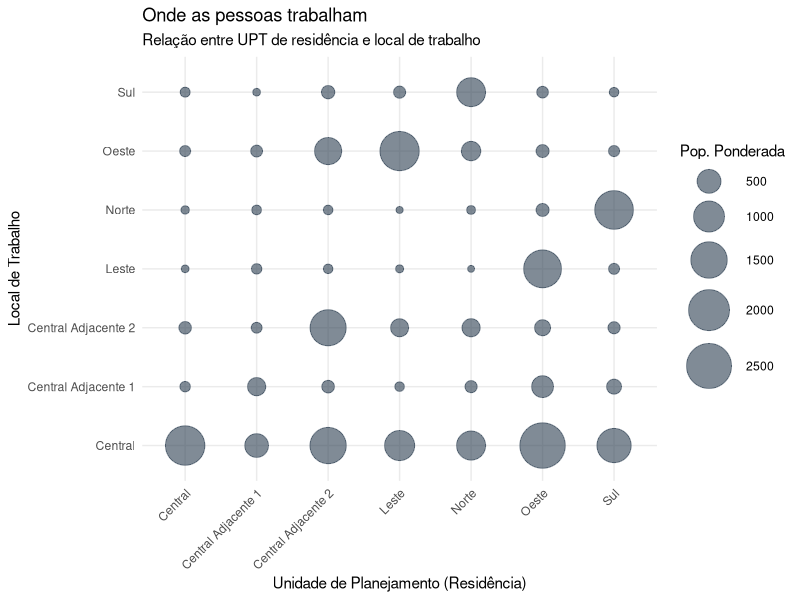
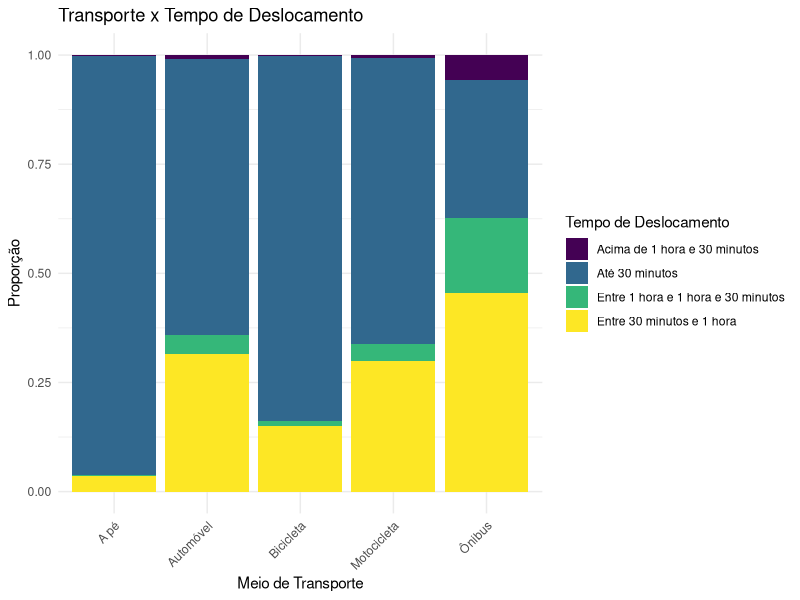

These figures' R source, in order:
# Pacotes necessários
library(tidyverse)

# 1. Carregamento dos dados
base_final <- read.csv2("base_final.csv")
# Corrige o formato decimal e garante tipagem numérica
base_final <- base_final %>%
  mutate(
    peso_upt = as.numeric(gsub(",", ".", peso_upt)),
    renda = as.numeric(gsub(",", ".", renda))
  )


# Onde as pessoas trabalham por UPT de residência
dados_bolhas <- base_final %>%
  group_by(unidade_planejamento, local_trabalho) %>%
  summarise(n = sum(peso_upt, na.rm = TRUE), .groups = 'drop')

ggplot(dados_bolhas, aes(x = unidade_planejamento, y = local_trabalho, size = n)) +
  geom_point(alpha = 0.6, color = "#2c3e50") +
  scale_size_continuous(range = c(2, 15)) +
  theme_minimal() +
  labs(title = "Onde as pessoas trabalham",
       subtitle = "Relação entre UPT de residência e local de trabalho",
       x = "Unidade de Planejamento (Residência)",
       y = "Local de Trabalho",
       size = "Pop. Ponderada") +
  theme(axis.text.x = element_text(angle = 45, hjust = 1))


# Relação meio de transporte x tempo (Top 5 meios)
top5 <- base_final %>%
  count(meio_transporte, wt = peso_upt) %>%
  slice_max(n, n = 5) %>%
  pull(meio_transporte)

base_final %>%
  filter(meio_transporte %in% top5) %>%
  group_by(meio_transporte, tempo_deslocamento) %>%
  summarise(n = sum(peso_upt, na.rm = TRUE), .groups = 'drop') %>%
  group_by(meio_transporte) %>%
  mutate(prop = n / sum(n)) %>%
  ggplot(aes(x = meio_transporte, y = prop, fill = tempo_deslocamento)) +
  geom_col(position = "fill") +
  theme_minimal() +
  scale_fill_viridis_d() +
  labs(title = "Transporte x Tempo de Deslocamento",
       x = "Meio de Transporte",
       y = "Proporção",
       fill = "Tempo de Deslocamento") +
  theme(axis.text.x = element_text(angle = 45, hjust = 1))
